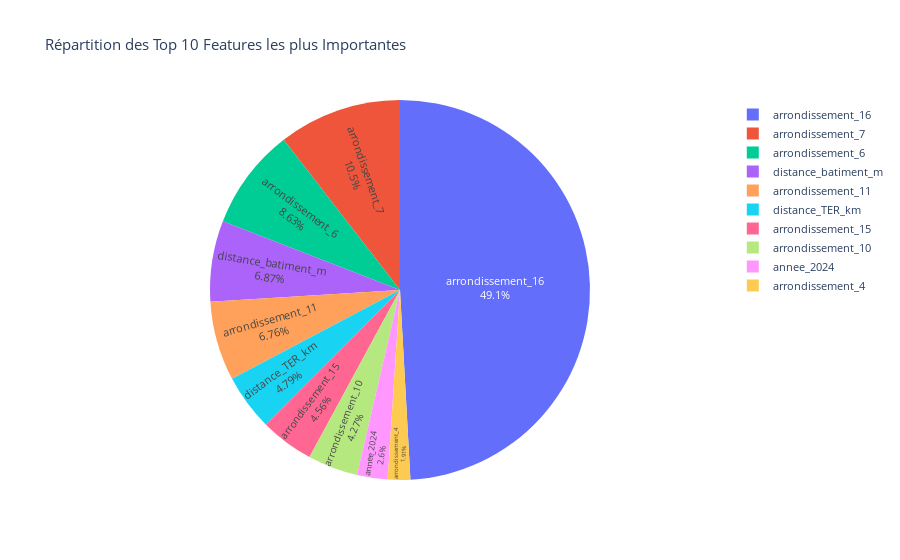

Notebook cell for this chart:
### Code cell
# 2. TOP 10 FEATURES - Pie Chart pour les proportions
top_10 = feature_importance_df.head(10).copy()
top_10['importance_pct'] = top_10['importance'] / top_10['importance'].sum() * 100

fig2 = px.pie(
    top_10,
    values='importance_pct',
    names='feature',
    title='Répartition des Top 10 Features les plus Importantes'
)

fig2.update_traces(textposition='inside', textinfo='percent+label')
fig2.update_layout(font=dict(size=11))
fig2.show()

### Figure 1 — Plotly figure (JSON) as saved in the notebook; plotly's stock layout.template omitted (floating-point values rounded to 4 significant figures)
{"data": [{"domain": {"x": [0, 1], "y": [0, 1]}, "hovertemplate": "feature=%{label}<br>importance_pct=%{value}<extra></extra>", "labels": ["arrondissement_16", "arrondissement_7", "arrondissement_6", "distance_batiment_m", "arrondissement_11", "distance_TER_km", "arrondissement_15", "arrondissement_10", "annee_2024", "arrondissement_4"], "legendgroup": "", "name": "", "showlegend": true, "textinfo": "percent+label", "textposition": "inside", "type": "pie", "values": [49.12, 10.48, 8.633, 6.868, 6.762, 4.79, 4.562, 4.268, 2.601, 1.909]}], "layout": {"font": {"size": 11}, "legend": {"tracegroupgap": 0}, "title": {"text": "Répartition des Top 10 Features les plus Importantes"}}}
